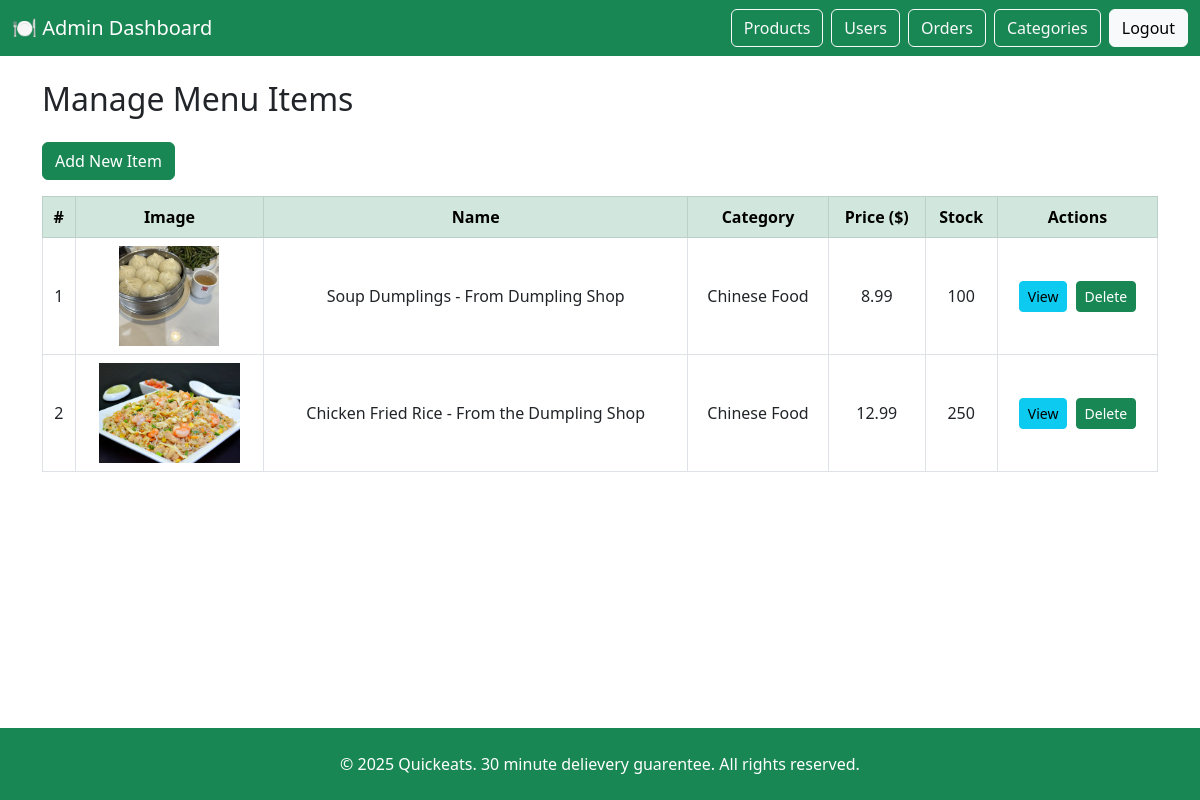
Screenshot of /admin/products (signed in) with the database file from the repository.
### models/menu_item.py (models this page shows)
class MenuItem(db.Model):
    __bind_key__ = 'db'
    id = db.Column(db.Integer, Sequence('MenuItem_sequence'), unique=True, nullable=False, primary_key=True)
    name = db.Column(db.String(150), nullable=False)
    description = db.Column(db.String(255))
    price = db.Column(db.Float, nullable=False)
    category_id = db.Column(db.Integer)
    stock = db.Column(db.Integer, nullable=False)
    image_url = db.Column(db.String(255))
    availability = db.Column(db.Boolean, default=True)
    created_by = db.Column(db.Integer)
    created_at = db.Column(db.TIMESTAMP, default=datetime.now)

### models/food_category.py (models this page shows)
class FoodCategory(db.Model):
    __bind_key__ = 'db'
    id = db.Column(db.Integer, Sequence('FoodCategory_sequence'), unique=True, nullable=False, primary_key=True)
    category_name = db.Column(db.String(100), nullable=False)
    description = db.Column(db.String(255))

### app.py (the view)
@app.route('/admin/products')
def admin_products():
    from models.menu_item import MenuItem
    from models.food_category import FoodCategory
    if 'user_id' not in session or session.get('role') != 'admin':
        return redirect('/login')
    items = MenuItem.query.all()
    products = []
    for item in items:
        category = FoodCategory.query.get(item.category_id)
        products.append({
            'id': item.id,
            'name': item.name,
            'price': item.price,
            'stock': item.stock,
            'image_url': item.image_url,
            'category': category.category_name if category else "Uncategorized"
        })
    return render_template('admin/products.html', products=products)

### templates/admin/products.html (shortened to what this page needs)
<!DOCTYPE html>
<html lang="en">
<head>
  <link href="https://cdn.jsdelivr.net/npm/bootstrap@5.3.0/dist/css/bootstrap.min.css" rel="stylesheet">
</head>
<body>
  <div class="content-wrapper">
    <nav class="navbar navbar-dark bg-success">
      <div class="container-fluid">
        <a class="navbar-brand" href="/admin/dashboard">🍽️ Admin Dashboard</a>
        <div class="d-flex">
          <a href="/admin/products" class="btn btn-outline-light me-2">Products</a>
          <a href="/admin/users" class="btn btn-outline-light me-2">Users</a>
          <a href="/admin/orders" class="btn btn-outline-light me-2">Orders</a>
          <a href="/admin/food_categories" class="btn btn-outline-light me-2">Categories</a>
          <a href="/logout" class="btn btn-light">Logout</a>
        </div>
      </div>
    </nav>
    <div class="container py-4 main-content">
      <h2 class="mb-4">Manage Menu Items</h2>
      <a href="/admin/add_product" class="btn btn-success mb-3">Add New Item</a>
      <div class="table-responsive">
        <table class="table table-bordered table-hover align-middle text-center">
          <thead class="table-success">
            <tr>
              <th>#</th>
              <th>Image</th>
              <th>Name</th>
              <th>Category</th>
              <th>Price ($)</th>
              <th>Stock</th>
              <th>Actions</th>
            </tr>
          </thead>
          <tbody>
            {% for item in products %}
            <tr>
              <td>{{ item.id }}</td>
              <td><img src="/{{ item.image_url }}" alt="{{ item.name }}" class="product-img"></td>
              <td>{{ item.name }}</td>
              <td>{{ item.category }}</td>
              <td>{{ item.price }}</td>
              <td>{{ item.stock }}</td>
              <td>
                <a href="/product_details/{{ item.id }}" class="btn btn-info btn-sm me-1">View</a>
                <form action="/admin/delete_product" method="POST" style="display:inline;" onsubmit="return confirm('Are you sure you want to delete this item?');">
                  <button type="submit" class="btn btn-success btn-sm">Delete</button>
                </form>
              </td>
            </tr>
            {% endfor %}
          </tbody>
        </table>
      </div>
    </div>
    <footer class="text-center text-white py-4 bg-success mt-auto">
      &copy; 2025 Quickeats. 30 minute delievery guarentee. All rights reserved.
    </footer>
  </div>
</body>
</html>

### templates/admin/products.html (style rules this page uses)
html, body { height: 100%; }
.content-wrapper { min-height: 100vh; display: flex; flex-direction: column; }
.main-content { flex: 1; }
img.product-img { height: 100px; object-fit: contain; }

### rows the page displays
MenuItem: name "Soup Dumplings - From Dumpling Shop", price "8.99"
FoodCategory: category "Chinese Food" "Chinese Food"
MenuItem: name "Chicken Fried Rice - From the Dumpling Shop", price "12.99"

### other values shown
{{ item.id }} "1" "2"
{{ item.stock }} "100" "250"
